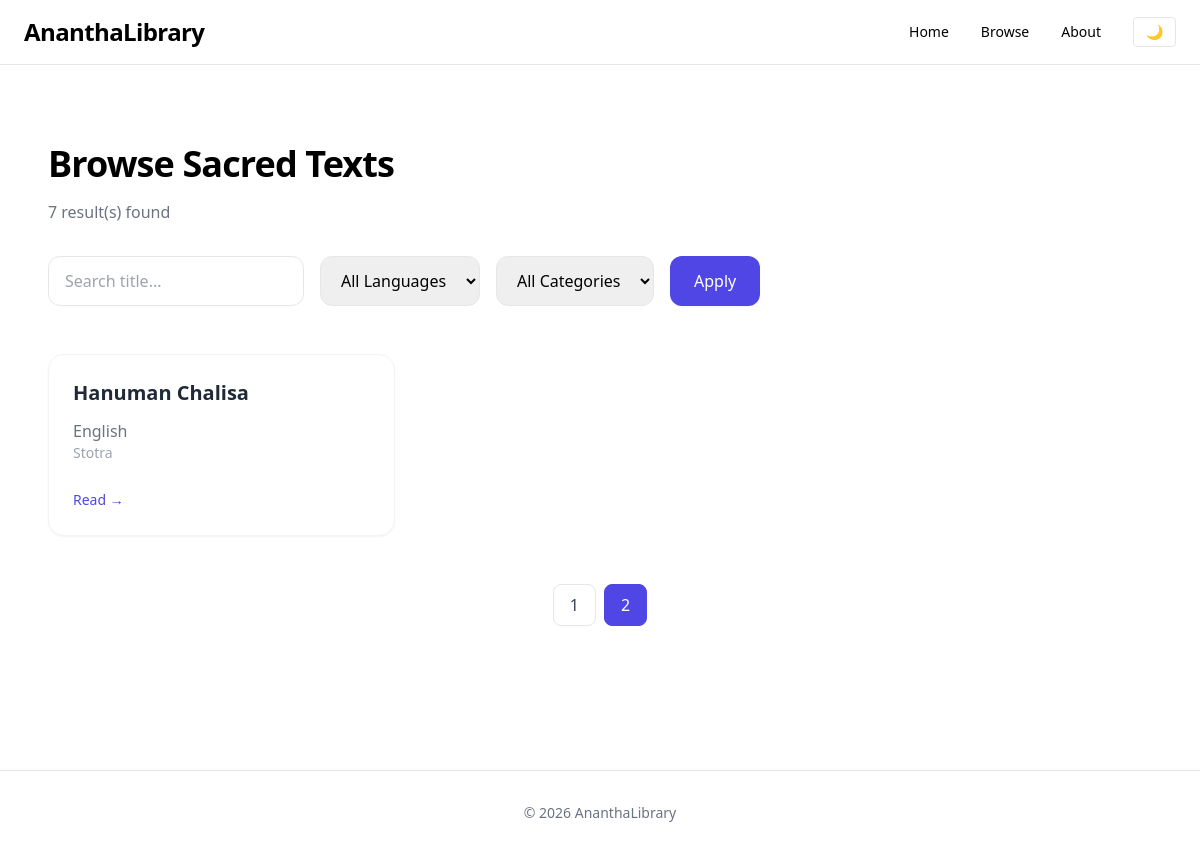
The page /browse?page=2 on the database its author committed.
### app/models/document.py (models this page shows)
class Document(Base):
    __tablename__ = "documents"
    id = Column(String, primary_key=True, index=True)
    title = Column(String, nullable=False)
    slug = Column(String, unique=True, index=True)
    language = Column(String)
    category = Column(String)
    content = Column(Text)

### app/routers/browse.py (the view)
@router.get("/browse")
def browse(
    request: Request,
    q: str = None,
    language: str = None,
    category: str = None,
    page: int = 1
):
    page_size = 6
    repo = DocumentRepository()
    docs, total = repo.search(
        query=q,
        language=language,
        category=category,
        page=page,
        page_size=page_size
    )
    total_pages = math.ceil(total / page_size) if total else 1
    return templates.TemplateResponse(
        "browse.html",
        {
            "request": request,
            "docs": docs,
            "q": q,
            "language": language,
            "category": category,
            "page": page,
            "total": total,
            "total_pages": total_pages
        }
    )

### app/templates/browse.html (shortened to what this page needs)
{% extends "layout.html" %}
{% block content %}
<div class="fade-in">
    <h2 class="text-4xl font-bold mb-4 tracking-tight">
        Browse Sacred Texts
    </h2>
    <p class="text-gray-500 mb-8">
        {{ total }} result(s) found
    </p>
    <form method="get" class="flex flex-wrap gap-4 mb-12">
        <input type="text" name="q"
               placeholder="Search title..."
               value="{{ q or '' }}"
               class="border border-gray-200 px-4 py-3 rounded-xl w-64 focus:ring-2 focus:ring-indigo-500 focus:outline-none">
        <select name="language"
                class="border border-gray-200 px-4 py-3 rounded-xl focus:ring-2 focus:ring-indigo-500 focus:outline-none">
            <option value="">All Languages</option>
        </select>
        <select name="category"
                class="border border-gray-200 px-4 py-3 rounded-xl focus:ring-2 focus:ring-indigo-500 focus:outline-none">
            <option value="">All Categories</option>
        </select>
        <button class="bg-indigo-600 text-white px-6 py-3 rounded-xl hover:bg-indigo-700 transition shadow-sm">
            Apply
        </button>
    </form>
    {% if docs %}
    <div class="grid grid-cols-1 md:grid-cols-2 lg:grid-cols-3 gap-8 mb-12">
        {% for doc in docs %}
        <div class="bg-white rounded-2xl p-6 shadow-sm hover:shadow-xl transition duration-300 border border-gray-100">
            <a href="/document/{{ doc.slug }}"
               class="text-xl font-semibold text-gray-800 hover:text-indigo-600 transition">
                {{ doc.title }}
            </a>
            <p class="text-gray-500 mt-3">
                {{ doc.language }}
            </p>
            <p class="text-sm text-gray-400">
                {{ doc.category }}
            </p>
            <div class="mt-6">
                <span class="text-indigo-600 text-sm font-medium">
                    Read →
                </span>
            </div>
        </div>
        {% endfor %}
    </div>
    <div class="flex justify-center gap-2">
        {% for p in range(1, total_pages + 1) %}
        <a href="?page={{ p }}{% if q %}&q={{ q }}{% endif %}{% if language %}&language={{ language }}{% endif %}{% if category %}&category={{ category }}{% endif %}"
           class="px-4 py-2 rounded-lg border
                  {% if p == page %}
                  bg-indigo-600 text-white border-indigo-600
                  {% else %}
                  bg-white text-gray-700 border-gray-200 hover:bg-gray-100
                  {% endif %}
                  transition">
            {{ p }}
        </a>
        {% endfor %}
    </div>
    {% else %}
    <div class="text-center py-20">
        <h3 class="text-xl font-semibold text-gray-700">No results found</h3>
        <p class="text-gray-500 mt-2">Try adjusting your filters.</p>
    </div>
    {% endif %}
</div>
{% endblock %}

### app/templates/layout.html (style rules this page uses)
html { scroll-behavior: smooth; }

### rows shown on the page
Document: title "Hanuman Chalisa", language "English", category "Stotra"

### other values the page prints
{{ total }} "7"
{{ p }} "1" "2"
